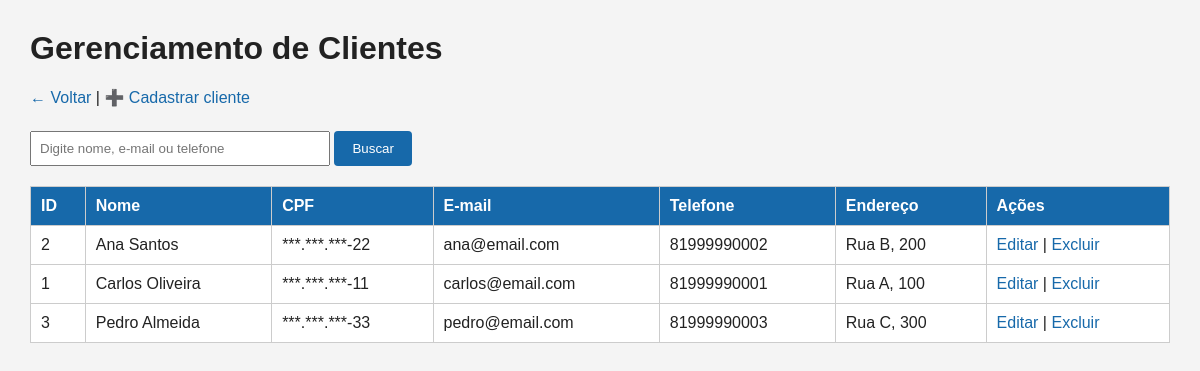
/clientes.php (signed in), run on the app's committed database.
### tables this page shows
CREATE TABLE clientes (
    id INT AUTO_INCREMENT PRIMARY KEY,
    nome VARCHAR(150) NOT NULL,
    cpf VARCHAR(255) NOT NULL,
    email VARCHAR(150) NOT NULL,
    telefone VARCHAR(20),
    endereco VARCHAR(255),
    criado_em TIMESTAMP DEFAULT CURRENT_TIMESTAMP
);

### conexao.php (called while the page is built, shortened)
<?php
function e($valor)
{
    return htmlspecialchars((string) $valor, ENT_QUOTES, "UTF-8");
}
function cpf_chave()
{
    return hash("sha256", CHAVE_CPF, true);
}
function cpf_descriptografar($valor)
{
    $dados = base64_decode((string) $valor, true);
    $cpf = openssl_decrypt(
        substr($dados, 16),
        "AES-256-CBC",
        cpf_chave(),
        OPENSSL_RAW_DATA,
        substr($dados, 0, 16)
    );
    return $cpf === false ? "" : $cpf;
}
function cpf_mascarar($valor)
{
    $cpf = cpf_descriptografar($valor);
    return strlen($cpf) === 11 ? "***.***.***-" . substr($cpf, -2) : "—";
}

### clientes.php (the view, shortened to what this page needs)
<?php
require_once "auth.php";
$busca = trim($_GET["busca"] ?? "");
if ($busca !== "") {
    $stmt = $pdo->prepare("
        SELECT * FROM clientes
        WHERE nome LIKE ? OR email LIKE ? OR telefone LIKE ?
        ORDER BY nome
    ");
    $termo = "%" . $busca . "%";
    $stmt->execute([$termo, $termo, $termo]);
} else {
    $stmt = $pdo->query("SELECT * FROM clientes ORDER BY nome");
}
$clientes = $stmt->fetchAll();
?>
<!DOCTYPE html>
<html lang="pt-br">
<head>
<link rel="stylesheet" href="estilo.css">
</head>
<body>
<h1>Gerenciamento de Clientes</h1>
<div class="topo">
    <a href="index.php">← Voltar</a> |
    <a href="cliente_inserir.php">➕ Cadastrar cliente</a>
</div>
<form method="GET" class="topo">
    <input type="text" name="busca" style="width:300px"
           placeholder="Digite nome, e-mail ou telefone"
           value="<?= e($busca) ?>">
    <button type="submit">Buscar</button>
</form>
<table>
<tr>
    <th>ID</th>
    <th>Nome</th>
    <th>CPF</th>
    <th>E-mail</th>
    <th>Telefone</th>
    <th>Endereço</th>
    <th>Ações</th>
</tr>
<?php foreach ($clientes as $cliente): ?>
<tr>
    <td><?= (int) $cliente["id"] ?></td>
    <td><?= e($cliente["nome"]) ?></td>
    <td><?= e(cpf_mascarar($cliente["cpf"])) ?></td>
    <td><?= e($cliente["email"]) ?></td>
    <td><?= e($cliente["telefone"]) ?></td>
    <td><?= e($cliente["endereco"]) ?></td>
    <td>
        <a href="cliente_editar.php?id=<?= (int) $cliente["id"] ?>">Editar</a>
        |
        <a href="cliente_deletar.php?id=<?= (int) $cliente["id"] ?>"
           onclick="return confirm('Deseja realmente excluir este cliente?')">Excluir</a>
    </td>
</tr>
<?php endforeach; ?>
</table>
</body>
</html>

### estilo.css (style rules this page uses)
body { font-family: Arial, sans-serif; margin: 0; padding: 30px; background: #f4f4f4; color: #222; }
h1 { margin-top: 0; }
a { color: #1769aa; text-decoration: none; }
table { width: 100%; border-collapse: collapse; background: white; }
th, td { border: 1px solid #ccc; padding: 10px; text-align: left; }
th { background: #1769aa; color: white; }
input, select { padding: 8px; width: 100%; box-sizing: border-box; margin-top: 4px; }
button { padding: 10px 18px; background: #1769aa; color: white; border: 0; border-radius: 4px; cursor: pointer; }
.topo { margin-bottom: 20px; }

### data on the page
clientes: id "2", nome "Ana Santos", cpf "***.***.***-22", email "ana@email.com", telefone "81999990002", endereco "Rua B, 200"
clientes: id "1", nome "Carlos Oliveira", cpf "***.***.***-11", email "carlos@email.com", telefone "81999990001", endereco "Rua A, 100"
clientes: id "3", nome "Pedro Almeida", cpf "***.***.***-33", email "pedro@email.com", telefone "81999990003", endereco "Rua C, 300"
